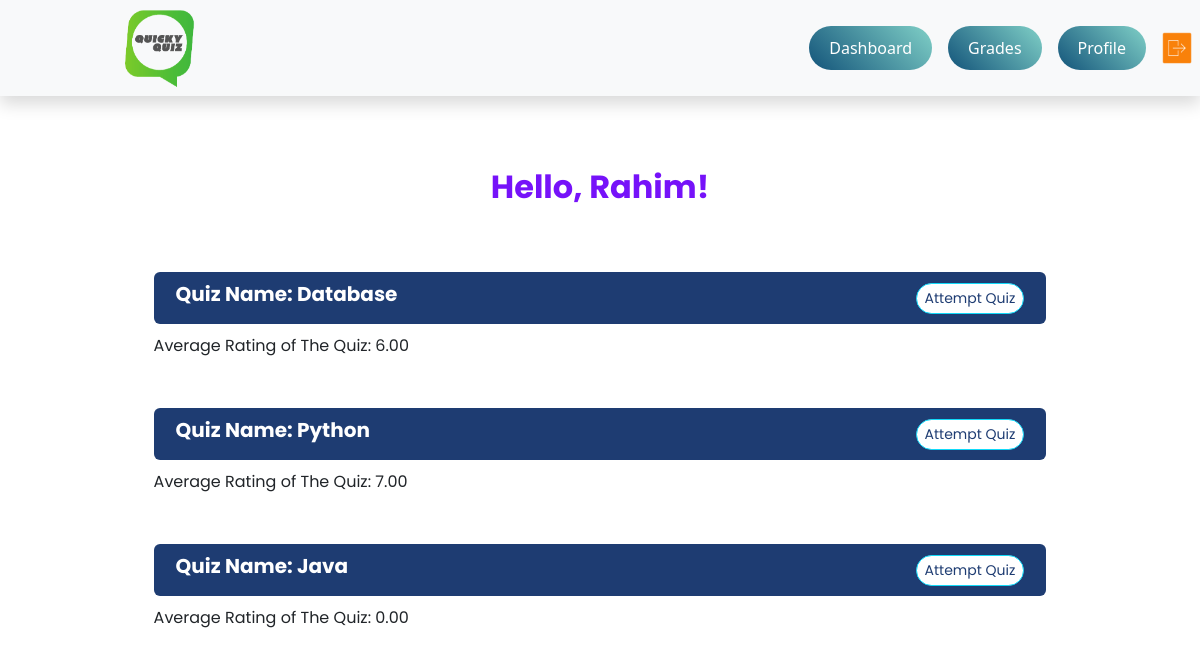
Screenshot of /student/sdashboard (signed in) with the database file from the repository.
### signup/models.py (models this page shows, shortened)
class Student(models.Model):
    user=models.OneToOneField(User,on_delete=models.CASCADE)
    email = models.EmailField(default='')
    def __str__(self):
        return self.user.first_name

### Quiz/models.py (models this page shows, shortened)
class Quiz(models.Model):
    quiz_name = models.CharField(max_length=100, default='')
    instructions = models.CharField(max_length=600, default='')
    rating_average = models.DecimalField(
        max_digits=3, decimal_places=2, default=0.00)

### student/views.py (the view)
# urls.py: path('sdashboard', views.student_d, name='sdashboard'),
@login_required(login_url='slogin')
@user_passes_test(is_student)
def student_d(request):
    def student_dashboard(request):
        quizes = qmodel.Quiz.objects.all()
        student = signupModel.Student.objects.get(user_id=request.user.id)
        return render(request, 'student_dashboard.html', {'quizes': quizes, 'name': student})
    return student_dashboard(request)

### student/views.py (called while the page is built)
def is_student(user):
    return user.groups.filter(name='STUDENT').exists()

### student/templates/student_dashboard.html (shortened to what this page needs)
<!DOCTYPE html>
<html lang="en">
<head>
    <link rel="stylesheet" href="https://cdn.jsdelivr.net/npm/bootstrap@5.2.0/dist/css/bootstrap.min.css">
    {% load static %}
    <link rel="stylesheet" href="{% static 'styles_student.css' %}">
</head>
<body>
    <nav class="navbar navbar-expand-lg bg-light shadow">
        <img src="{% static 'qq.png' %}" alt="Logo" width="150" height="80" class="logos">
        <div class="collapse navbar-collapse" id="navbarSupportedContent">
            <ul class="navbar-nav ms-auto">
                <li class="nav-item mx-2">
                    <a class="custom-button" aria-current="page" href="{% url 'sdashboard' %}">Dashboard</a>
                </li>
                <li class="nav-item mx-2">
                    <a class="custom-button" href="{% url 'grades' %}">Grades</a>
                </li>
                <li class="nav-item mx-2">
                    <a class="custom-button" href="{% url 'profile' name.id%}">Profile</a>
                </li>
            </ul>
            <ul class="navbar-nav">
                <li class="nav-item mx-2">
                    <a href="{% url 'logout' %}">
                        <img src="{% static 'logout.png' %}" alt="Logout" width="30">
                    </a>
                </li>
            </ul>
        </div>
    </nav>
    <br>
    <div class="container lbl mt-5 mb-5 fonts">
        <center>
            <h2 style="font-weight: bold; color: #7612f9; padding-left: 20%; padding-right: 20%;"> Hello, {{ name }}!
            </h2>
        </center>
        <br><br>
        {% if quizes %}
        {% for quiz in quizes %}
        <div style="padding-left: 10%; padding-right: 10%;">
            <div class="row align-items-center rounded"
                style="background-color: #1e3c72; padding: 10px; margin: 10px 0; color: #fff;">
                <div class="col-md-6">
                    <h5><b>Quiz Name: {{ quiz.quiz_name }}</b></h5>
                </div>
                <div class="col-md-6 d-flex justify-content-end">
                    <a href="{% url 'attempt' quiz.id %}">
                        <button class="btn btn-warning btn-sm"
                            style="border-color: #12daf9; background-color: #fff; color: #1e3c72; border-radius: 30px;">
                            Attempt Quiz
                        </button>
                    </a>
                </div>
            </div>
            <div class="quiz">
                <p>Average Rating of The Quiz: {{ quiz.rating_average }}</p>
            </div>
            <br>
        </div>
        {% endfor %}
        {% endif %}
    </div>
</body>
</html>

### student/static/styles_student.css (style rules this page uses)
.lbl { font-family:'Poppins'; font-size: 16px; }
.logos { margin-left: 7%; }
.fonts { font-family:'Poppins'; font-size: 16px; }

### student/templates/student_dashboard.html (style rules this page uses)
.custom-button { display: inline-block; padding: 10px 20px; background: linear-gradient(45deg, #13547a, #80d0c7); color: #fff; border: none; border-radius: 30px; text-decoration: none; transition: background 0.9s ease-in-out; }

### rows the page displays
Student: user.first_name "Rahim"
Quiz: quiz_name "Database", rating_average "6.00"
Quiz: quiz_name "Python", rating_average "7.00"
Quiz: quiz_name "Java", rating_average "0.00"
